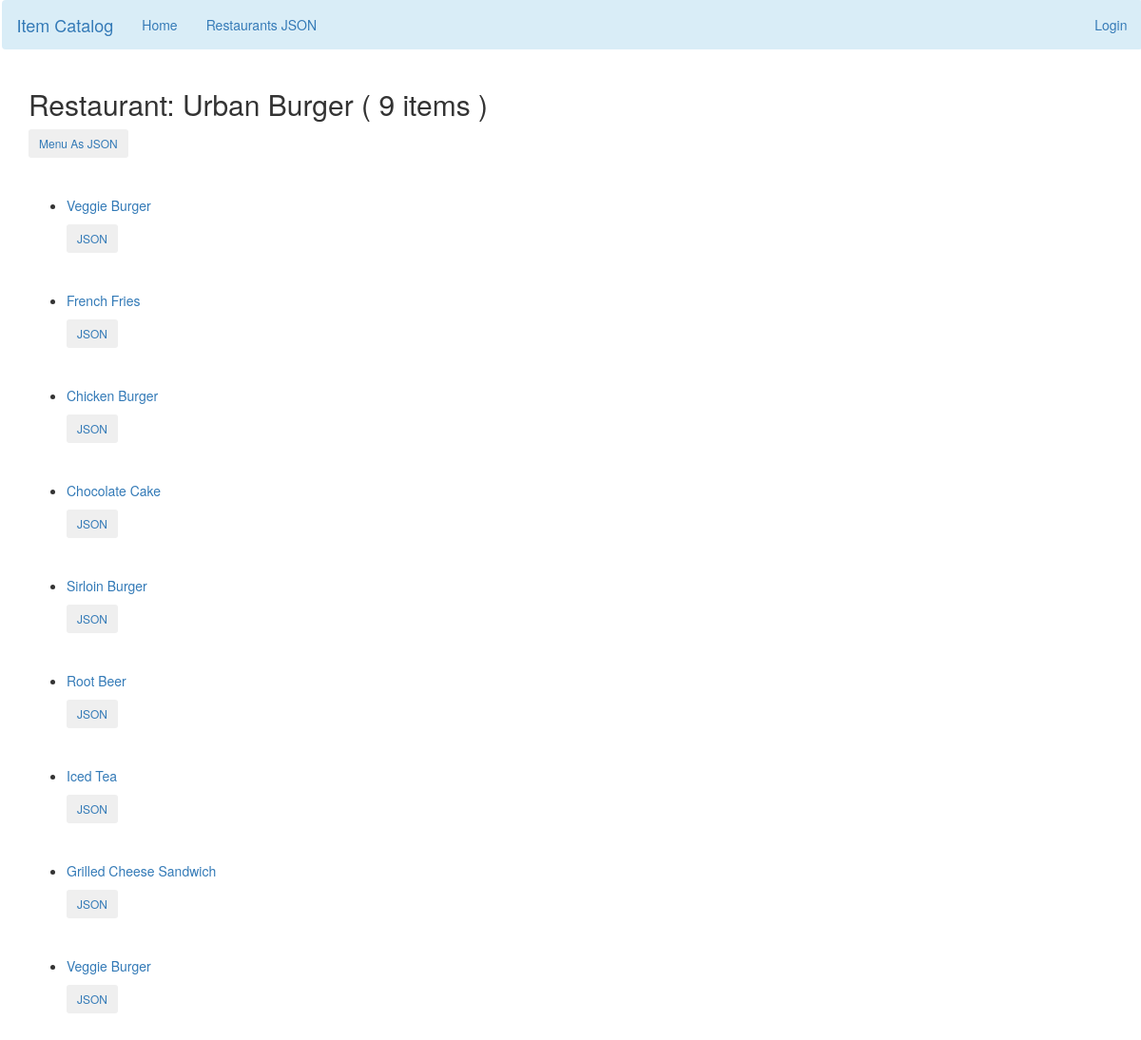
Before: /restaurant/1/menu/ with the older database file.
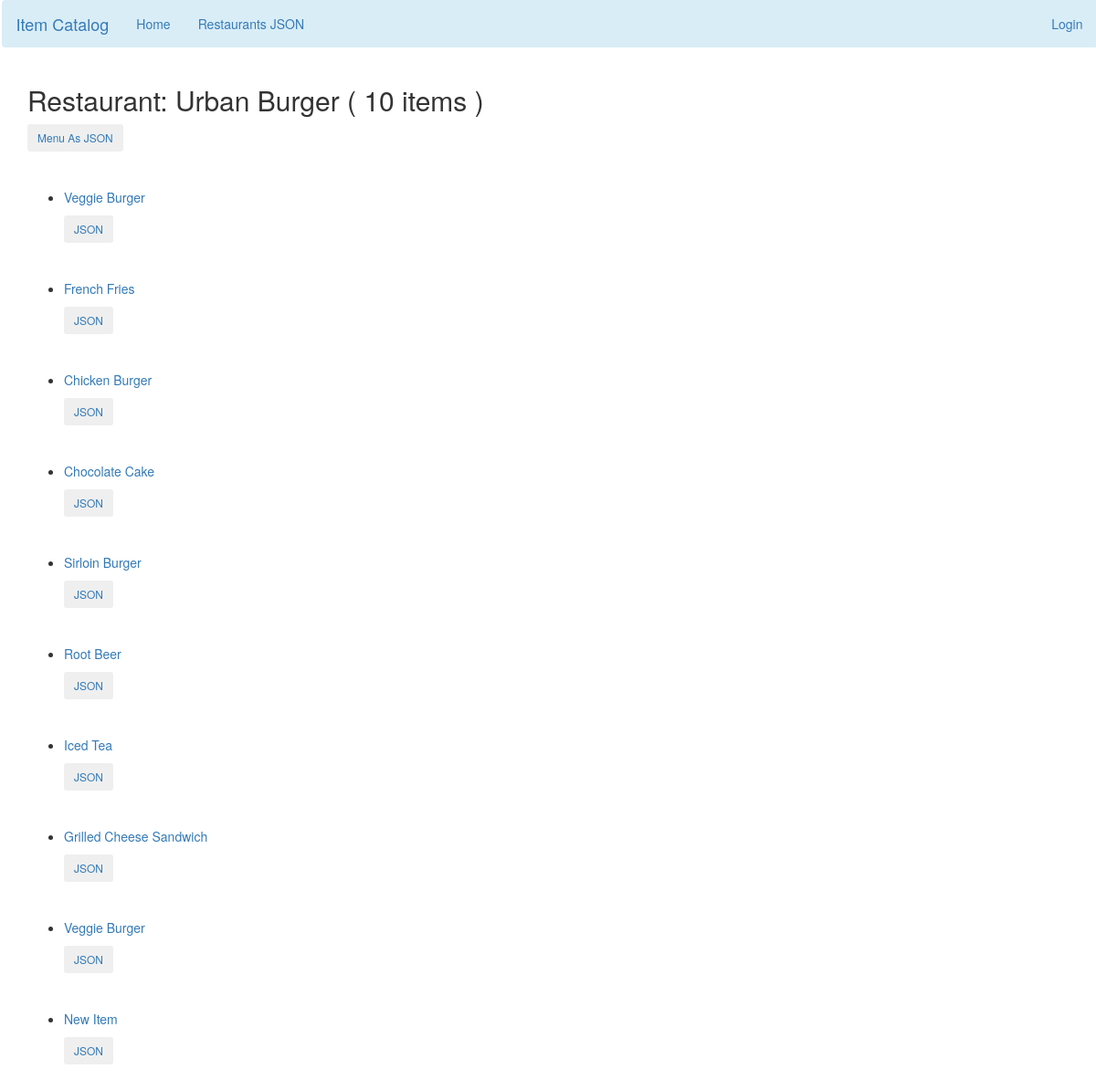
After: the same page with the newer database file.
### database_setup.py (models this page shows, shortened)
class Restaurant(Base):
    __tablename__ = 'restaurant'
    id = Column(Integer, primary_key=True)
    name = Column(String(250), nullable=False)
    user_id = Column(Integer, ForeignKey('user.id'))
    user = relationship(User)

class MenuItem(Base):
    __tablename__ = 'menu_item'
    name = Column(String(80), nullable=False)
    id = Column(Integer, primary_key=True)
    description = Column(String(250))
    price = Column(String(8))
    course = Column(String(250))
    restaurant_id = Column(Integer, ForeignKey('restaurant.id'))
    restaurant = relationship(Restaurant)
    user_id = Column(Integer, ForeignKey('user.id'))
    user = relationship(User)

### project.py (the view)
@app.route(
    '/restaurant/<int:restaurant_id>/',
    methods=['GET', 'POST'])
@app.route(
    '/restaurant/<int:restaurant_id>/menu/',
    methods=['GET', 'POST'])
def showMenu(restaurant_id):
    restaurant = session.query(Restaurant).filter_by(
        id=restaurant_id).one()
    items = session.query(MenuItem).filter_by(
        restaurant_id=restaurant_id).all()
    quantity = len(items)
    return render_template(
        'menu.html',
        restaurant=restaurant, items=items, quantity=quantity)

### templates/menu.html (shortened to what this page needs)
{% extends "main.html" %}
{% block content %}
{% include "flash.html" %}
    <div class="row">
        <div class="col-md-6">
            <h2>Restaurant: {{restaurant.name}} ( {{ quantity }} items )</h2>
            <a href = "{{url_for('restaurantMenuJSON',restaurant_id = restaurant.id)}}">
                <button class="btn btn-secondary btn-sm">Menu As JSON
                </button>
            </a><br><br>
            {% if items !=[] %}
                <div><br>
                    <ul>
                        {% for item in items %}
                            <li>
                                <p><a href = "{{url_for('showMenuItem', restaurant_id = restaurant.id, menu_item_id=item.id)}}">{{item.name}}</a></p>
                                <a href = "{{url_for('menuItemJSON',restaurant_id = restaurant.id, menu_id=item.id)}}"><button class="btn btn-secondary btn-sm">JSON</button></a><br><br>
                                </li><br>
                        {% endfor %}
                    </ul>
                </div>
            {% endif %}
        </div>
    </div>
{% endblock %}

### templates/main.html (shortened to what this page needs)
<!DOCTYPE html>
<html lang="en">
	<head>
		<link rel="stylesheet" href="https://maxcdn.bootstrapcdn.com/bootstrap/3.3.7/css/bootstrap.min.css">
		<link rel="stylesheet" href="https://maxcdn.bootstrapcdn.com/bootstrap/3.3.7/css/bootstrap-theme.min.css">
		<link rel=stylesheet type=text/css href="{{ url_for('static', filename='css-style.css') }}">
	</head>
	<body>
        {% include "nav-bar.html" %}
		<div class="container">
		{% block content %}
		{% endblock %}
		</div>
	</body>
</html>

### templates/nav-bar.html (shortened to what this page needs)
<nav class="navbar navbar-expand-lg navbar-light bg-info">
    <div class="navbar-header">
        <a class="navbar-brand" href="{{ url_for('showRestaurants') }}"><span>Item Catalog</span></a>
        <ul class="nav navbar-nav">
            <li class="nav-item active"> <a class="navbar-link" href="{{ url_for('showRestaurants') }}">Home</a></li>
            <li class="nav-item"> <a class="navbar-link" href="{{ url_for('restaurantsJSON') }}">Restaurants JSON</a></li>
        </ul>
    </div>
    <div class="collapse navbar-collapse" id="bs-example-navbar-collapse-1">
        <ul class="nav navbar-nav navbar-right">
            {%if 'username' not in session %}
            <li><a href="{{url_for('showLogin')}}">Login</a></li>
            {% endif %}
        </ul>
    </div>
</nav>

### templates/flash.html (shortened to what this page needs)
<div class="flash col-md-12">
</div>

### static/css-style.css (style rules this page uses)
nav { margin: 0px 1.5px 0px 1.5px; width: 100%; }

Changed rows visible on the page:
added MenuItem: name "New Item"
Other visible differences:
{{ quantity }}: "9" → "10"
